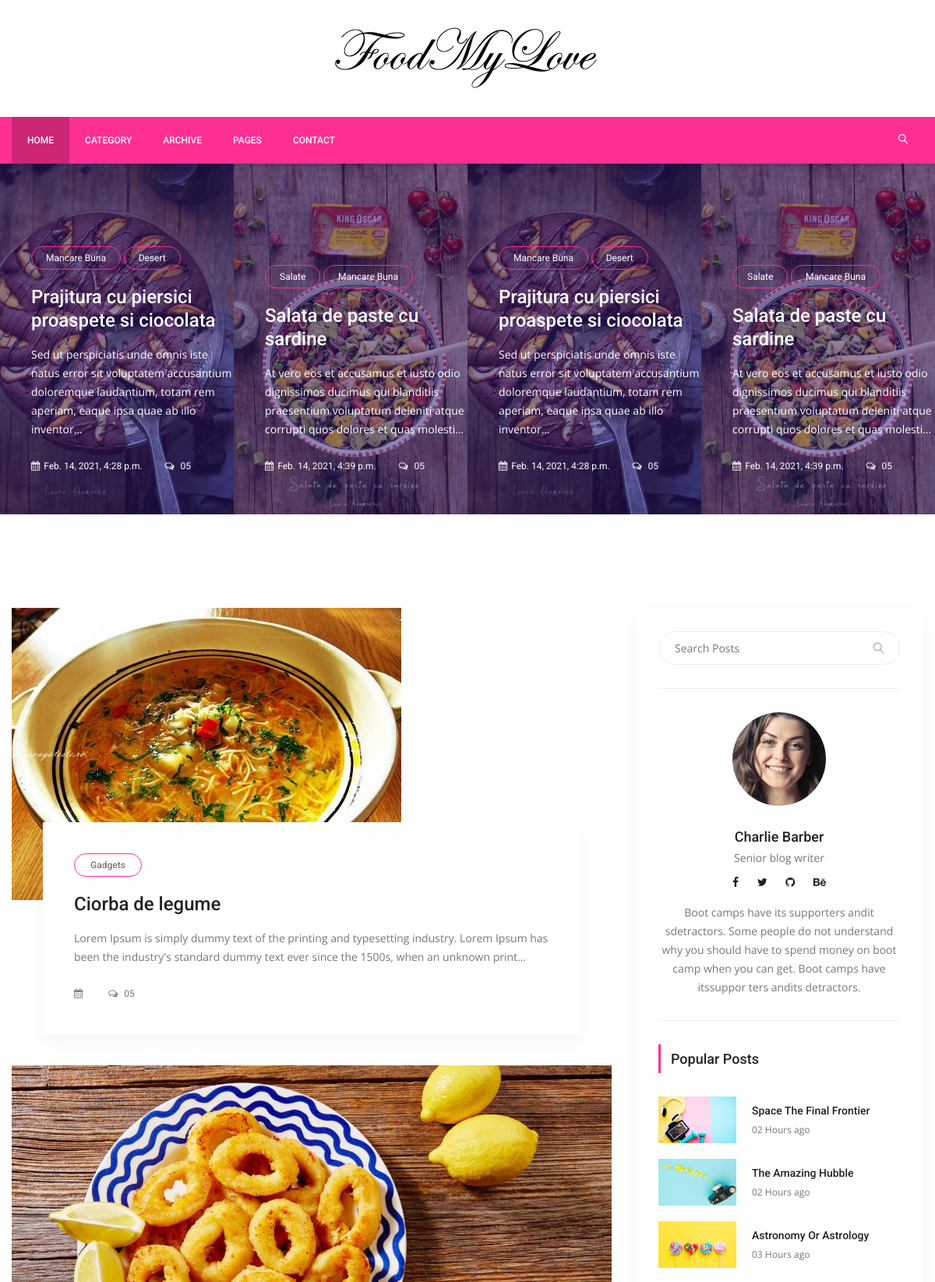
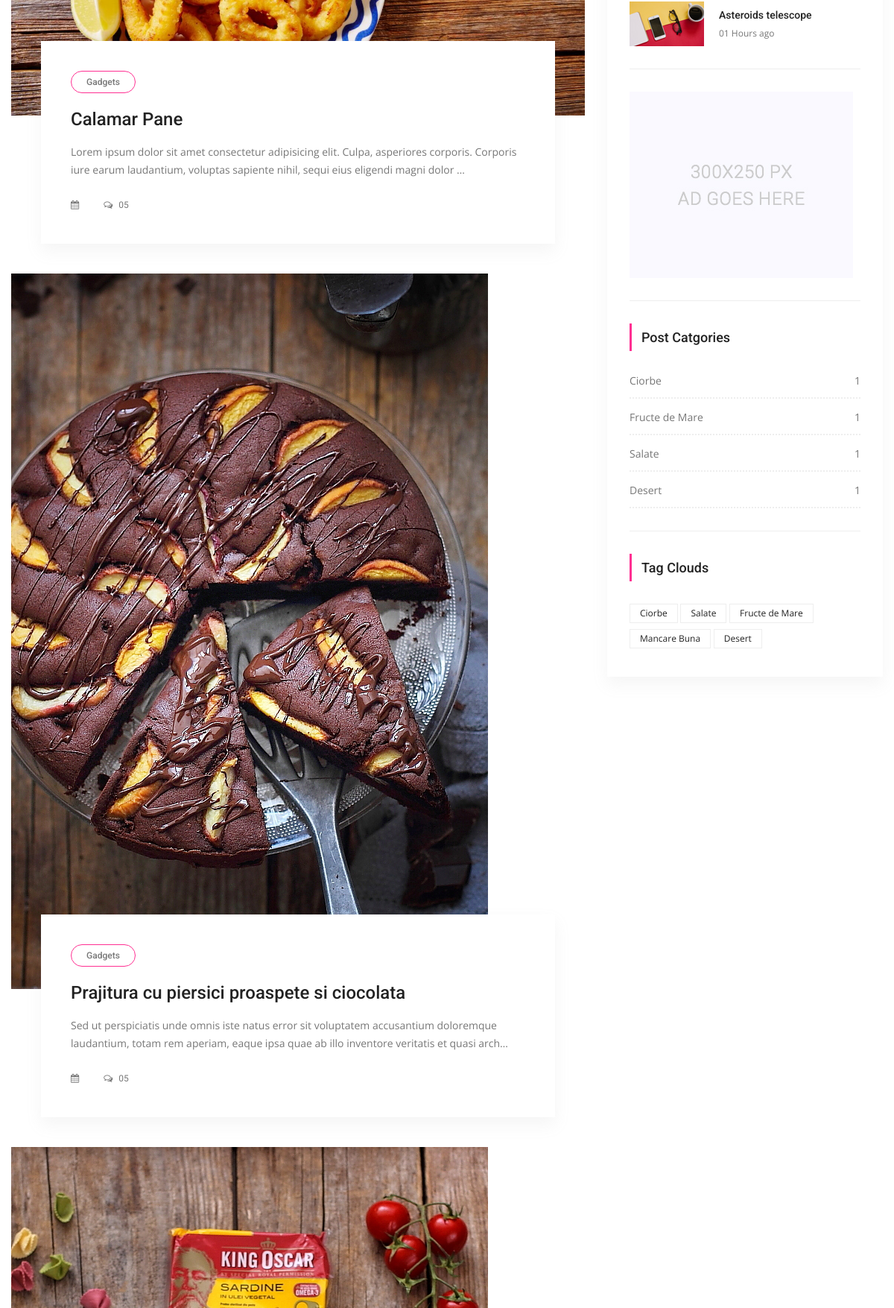
The page / (upper part) on the database its author committed (2 pictures, top to bottom).
### posts/models.py (models this page shows, shortened)
class Post(models.Model):
    title = models.CharField(max_length=150)
    content = models.TextField()
    publishing_date = models.DateTimeField(auto_now=True)
    image = models.ImageField(blank=True, null=True, upload_to='uploads/')
    user = models.ForeignKey(settings.AUTH_USER_MODEL,
                             on_delete=models.CASCADE)
    slug = models.SlugField(default='slug', editable=False)
    category = models.ForeignKey(Category,
                                 on_delete=models.CASCADE,
                                 default=1,
                                 related_name='posts')
    tag = models.ManyToManyField(Tag, related_name='posts', blank=True)
    slider_post = models.BooleanField(default=False)

class Tag(models.Model):
    title = models.CharField(max_length=50)
    slug = models.SlugField(editable=False)
    def __str__(self):
        return self.title

class Category(models.Model):
    title = models.CharField(max_length=150)
    slug = models.SlugField(editable=False)
    def post_count(self):
        return self.posts.all().count()

### posts/views.py (the view)
# urls.py: path('', IndexView.as_view(), name='index'),
class IndexView(ListView):
    template_name = 'posts/index.html'
    model = Post
    context_object_name = 'posts'
    def get_context_data(self, *, object_list=None, **kwargs):
        context = super(IndexView, self).get_context_data(**kwargs)
        context['slider_posts'] = Post.objects.all().filter(slider_post=True)
        return context

### posts/templatetags/custom_tags.py (called while the page is built)
@register.simple_tag(name='categories')
def all_categories():
    return Category.objects.all()

@register.simple_tag(name='tags')
def all_tags():
    return Tag.objects.all()

### templates/posts/index.html (shortened to what this page needs)
{% extends 'base.html' %}
{% load static %}
{% block content %}
        <section class="post_slider_area">
			<div class="post_slider_inner owl-carousel">
				{% for post in slider_posts %}
				<div class="item">
					<div class="post_s_item">
						<div class="post_img">
							<img src="{{ post.image.url }}" alt="">
						</div>
						<div class="post_text">
							{% for tag in post.tag.all %}
							<a class="cat" href="{% url 'tag_detail' tag.slug %}">{{ tag.title }}</a>
							{% endfor %}
							<a href={% url 'detail' pk=post.pk slug=post.slug %}><h4>{{ post.title }}</h4></a>
							<p>{{ post.content | truncatechars:150}}</p>
							<div class="date">
								<a href="#"><i class="fa fa-calendar" aria-hidden="true"></i>{{ post.publishing_date }}</a>
								<a href="#"><i class="fa fa-comments-o" aria-hidden="true"></i> 05</a>
							</div>
						</div>
					</div>
				</div>
				{% endfor %}
			</div>
        </section>
        <section class="blog_area p_120">
            <div class="container">
                <div class="row">
                    <div class="col-lg-8">
                        <div class="blog_left_sidebar">
                            {% for post in posts %}
                            <article class="blog_style1">
                            	<div class="blog_img">
                            		<img class="img-fluid" src="{{ post.image.url }}"alt="">
                            	</div>
                            	<div class="blog_text">
									<div class="blog_text_inner">
										<a class="cat" href="#">Gadgets</a>
										<a href="{% url 'detail' pk=post.pk slug=post.slug %}"><h4>{{ post.title }}</h4></a>
										<p>{{ post.content | truncatechars:175 }}</p>
										<div class="date">
											<a href="#"><i class="fa fa-calendar" aria-hidden="true"></i> {{ post.publishingdates }}</a>
											<a href="#"><i class="fa fa-comments-o" aria-hidden="true"></i> 05</a>
										</div>
									</div>
                            	</div>
                            </article>
                            {% endfor %}
                        </div>
                    </div>
                    {% include 'right_side.html' %}
                </div>
            </div>
        </section>
{% endblock %}

### templates/right_side.html
{% load static %}
{% load custom_tags %}
 <div class="col-lg-4">
    <div class="blog_right_sidebar">
        <aside class="single_sidebar_widget search_widget">
            <div class="input-group">
                <input type="text" class="form-control" placeholder="Search Posts">
                <span class="input-group-btn">
                    <button class="btn btn-default" type="button"><i class="lnr lnr-magnifier"></i></button>
                </span>
            </div>
            <div class="br"></div>
        </aside>
        <aside class="single_sidebar_widget author_widget">
            <img class="author_img rounded-circle" src="{% static "img/blog/author.png" %}" alt="">
            <h4>Charlie Barber</h4>
            <p>Senior blog writer</p>
            <div class="social_icon">
                <a href="#"><i class="fa fa-facebook"></i></a>
                <a href="#"><i class="fa fa-twitter"></i></a>
                <a href="#"><i class="fa fa-github"></i></a>
                <a href="#"><i class="fa fa-behance"></i></a>
            </div>
            <p>Boot camps have its supporters andit sdetractors. Some people do not understand why you should have to spend money on boot camp when you can get. Boot camps have itssuppor ters andits detractors.</p>
            <div class="br"></div>
        </aside>
        <aside class="single_sidebar_widget popular_post_widget">
            <h3 class="widget_title">Popular Posts</h3>
            <div class="media post_item">
                <img src="{% static "img/blog/popular-post/post1.jpg" %}" alt="post">
                <div class="media-body">
                    <a href="blog-details.html"><h3>Space The Final Frontier</h3></a>
                    <p>02 Hours ago</p>
                </div>
            </div>
            <div class="media post_item">
                <img src="{% static "img/blog/popular-post/post2.jpg" %}" alt="post">
                <div class="media-body">
                    <a href="blog-details.html"><h3>The Amazing Hubble</h3></a>
                    <p>02 Hours ago</p>
                </div>
            </div>
            <div class="media post_item">
                <img src="{% static "img/blog/popular-post/post3.jpg" %}" alt="post">
                <div class="media-body">
                    <a href="blog-details.html"><h3>Astronomy Or Astrology</h3></a>
                    <p>03 Hours ago</p>
                </div>
            </div>
            <div class="media post_item">
                <img src="{% static "img/blog/popular-post/post4.jpg" %}" alt="post">
                <div class="media-body">
                    <a href="blog-details.html"><h3>Asteroids telescope</h3></a>
                    <p>01 Hours ago</p>
                </div>
            </div>
            <div class="br"></div>
        </aside>
        <aside class="single_sidebar_widget">
            <a href="#"><img class="img-fluid" src="{% static "img/blog/add.jpg" %}" alt=""></a>
            <div class="br"></div>
        </aside>
        <aside class="single_sidebar_widget post_category_widget">
            <h4 class="widget_title">Post Catgories</h4>
            <ul class="list cat-list">
                {% categories as categories %}
                {% for category in categories %}
                <li>
                    <a href="{% url 'category_detail' pk=category.id slug=category.slug %}" class="d-flex justify-content-between">
                        <p>{{ category.title }}</p>
                        <p>{{ category.post_count }}</p>
                    </a>
                </li>
                {% endfor %}
            </ul>
            <div class="br"></div>
        </aside>
        <aside class="single-sidebar-widget tag_cloud_widget">
            <h4 class="widget_title">Tag Clouds</h4>
            <ul class="list">
                {% tags as labels %}
                {% for label in labels %}
                <li><a href="{% url 'tag_detail' label.slug %}">{{ label }}</a></li>
                {% endfor %}
            </ul>
        </aside>
    </div>
</div>

### rows shown on the page
Post: image (picture), title "Prajitura cu piersici proaspete si ciocolata", content "Sed ut perspiciatis unde omnis iste natus error sit voluptatem accusantium doloremque laudantium, totam rem aperiam, eaque ipsa quae ab illo inventor…", publishing_date "Feb. 14, 2021, 4:28 p.m.", content "Sed ut perspiciatis unde omnis iste natus error sit voluptatem accusantium doloremque laudantium, totam rem aperiam, eaque ipsa quae ab illo inventore veritatis et quasi arch…"
Tag: title "Mancare Buna"
Tag: title "Desert"
Post: image (picture), title "Salata de paste cu sardine", content "At vero eos et accusamus et iusto odio dignissimos ducimus qui blanditiis praesentium voluptatum deleniti atque corrupti quos dolores et quas molesti…", publishing_date "Feb. 14, 2021, 4:39 p.m."
Tag: title "Salate"
Post: image (picture), title "Ciorba de legume", content "Lorem Ipsum is simply dummy text of the printing and typesetting industry. Lorem Ipsum has been the industry's standard dummy text ever since the 1500s, when an unknown print…"
Post: image (picture), title "Calamar Pane", content "Lorem ipsum dolor sit amet consectetur adipisicing elit. Culpa, asperiores corporis. Corporis iure earum laudantium, voluptas sapiente nihil, sequi eius eligendi magni dolor …"
Category: title "Ciorbe", post_count "1"
Category: title "Fructe de Mare", post_count "1"
Category: title "Salate", post_count "1"
Category: title "Desert", post_count "1"
Tag: title "Ciorbe"
Tag: title "Fructe de Mare"
